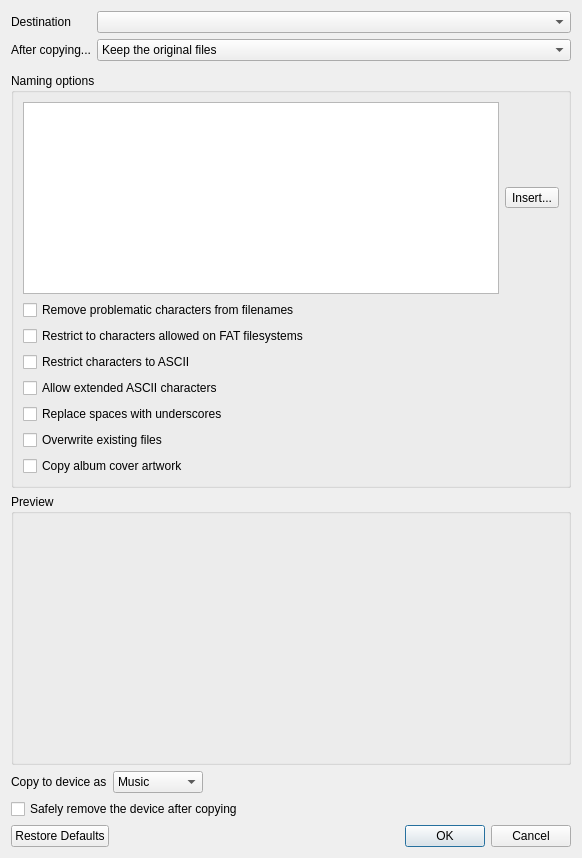
<?xml version="1.0" encoding="UTF-8"?>
<ui version="4.0">
 <class>OrganizeDialog</class>
 <widget class="QDialog" name="OrganizeDialog">
  <property name="geometry">
   <rect>
    <x>0</x>
    <y>0</y>
    <width>582</width>
    <height>858</height>
   </rect>
  </property>
  <property name="windowTitle">
   <string>Organize Files</string>
  </property>
  <property name="windowIcon">
   <iconset resource="../../data/icons.qrc">
    <normaloff>:/icons/64x64/strawberry.png</normaloff>:/icons/64x64/strawberry.png</iconset>
  </property>
  <layout class="QVBoxLayout" name="layout_organizedialog">
   <property name="sizeConstraint">
    <enum>QLayout::SetMinimumSize</enum>
   </property>
   <item>
    <layout class="QFormLayout" name="layout_copying">
     <property name="sizeConstraint">
      <enum>QLayout::SetMinimumSize</enum>
     </property>
     <item row="0" column="0">
      <widget class="QLabel" name="label_destination">
       <property name="text">
        <string>Destination</string>
       </property>
      </widget>
     </item>
     <item row="0" column="1">
      <widget class="QComboBox" name="destination"/>
     </item>
     <item row="1" column="0">
      <widget class="QLabel" name="label_after_copying">
       <property name="text">
        <string>After copying...</string>
       </property>
      </widget>
     </item>
     <item row="1" column="1">
      <widget class="QComboBox" name="aftercopying">
       <item>
        <property name="text">
         <string>Keep the original files</string>
        </property>
       </item>
       <item>
        <property name="text">
         <string>Delete the original files</string>
        </property>
       </item>
      </widget>
     </item>
    </layout>
   </item>
   <item>
    <widget class="FreeSpaceBar" name="free_space" native="true"/>
   </item>
   <item>
    <widget class="QGroupBox" name="groupbox_naming">
     <property name="title">
      <string>Naming options</string>
     </property>
     <layout class="QVBoxLayout" name="verticalLayout">
      <property name="sizeConstraint">
       <enum>QLayout::SetMinimumSize</enum>
      </property>
      <item>
       <layout class="QHBoxLayout" name="horizontalLayout">
        <property name="sizeConstraint">
         <enum>QLayout::SetMinimumSize</enum>
        </property>
        <item>
         <widget class="LineTextEdit" name="naming">
          <property name="toolTip">
           <string>&lt;p&gt;Tokens start with %, for example: %artist %album %title &lt;/p&gt;

&lt;p&gt;If you surround sections of text that contain a token with curly-braces, that section will be hidden if the token is empty.&lt;/p&gt;</string>
          </property>
          <property name="lineWrapMode">
           <enum>QTextEdit::NoWrap</enum>
          </property>
          <property name="acceptRichText">
           <bool>false</bool>
          </property>
         </widget>
        </item>
        <item>
         <widget class="QToolButton" name="insert">
          <property name="text">
           <string>Insert...</string>
          </property>
          <property name="popupMode">
           <enum>QToolButton::InstantPopup</enum>
          </property>
         </widget>
        </item>
       </layout>
      </item>
      <item>
       <widget class="QCheckBox" name="remove_problematic">
        <property name="text">
         <string>Remove problematic characters from filenames</string>
        </property>
       </widget>
      </item>
      <item>
       <widget class="QCheckBox" name="remove_non_fat">
        <property name="text">
         <string>Restrict to characters allowed on FAT filesystems</string>
        </property>
       </widget>
      </item>
      <item>
       <widget class="QCheckBox" name="remove_non_ascii">
        <property name="text">
         <string>Restrict characters to ASCII</string>
        </property>
       </widget>
      </item>
      <item>
       <widget class="QCheckBox" name="allow_ascii_ext">
        <property name="text">
         <string>Allow extended ASCII characters</string>
        </property>
       </widget>
      </item>
      <item>
       <widget class="QCheckBox" name="replace_spaces">
        <property name="text">
         <string>Replace spaces with underscores</string>
        </property>
       </widget>
      </item>
      <item>
       <widget class="QCheckBox" name="overwrite">
        <property name="text">
         <string>Overwrite existing files</string>
        </property>
       </widget>
      </item>
      <item>
       <widget class="QCheckBox" name="albumcover">
        <property name="text">
         <string>Copy album cover artwork</string>
        </property>
       </widget>
      </item>
     </layout>
    </widget>
   </item>
   <item>
    <widget class="QGroupBox" name="groupbox_preview">
     <property name="title">
      <string>Preview</string>
     </property>
     <layout class="QVBoxLayout" name="verticalLayout_3">
      <property name="sizeConstraint">
       <enum>QLayout::SetMinimumSize</enum>
      </property>
      <item>
       <widget class="QStackedWidget" name="preview_stack">
        <property name="currentIndex">
         <number>1</number>
        </property>
        <widget class="QWidget" name="preview_page">
         <layout class="QVBoxLayout" name="verticalLayout_4">
          <property name="spacing">
           <number>0</number>
          </property>
          <property name="sizeConstraint">
           <enum>QLayout::SetMinimumSize</enum>
          </property>
          <property name="leftMargin">
           <number>0</number>
          </property>
          <property name="topMargin">
           <number>0</number>
          </property>
          <property name="rightMargin">
           <number>0</number>
          </property>
          <property name="bottomMargin">
           <number>0</number>
          </property>
          <item>
           <widget class="QListWidget" name="preview"/>
          </item>
         </layout>
        </widget>
        <widget class="QWidget" name="loading_page">
         <layout class="QHBoxLayout" name="horizontalLayout_2">
          <property name="spacing">
           <number>0</number>
          </property>
          <property name="sizeConstraint">
           <enum>QLayout::SetMinimumSize</enum>
          </property>
          <property name="leftMargin">
           <number>0</number>
          </property>
          <property name="topMargin">
           <number>0</number>
          </property>
          <property name="rightMargin">
           <number>0</number>
          </property>
          <property name="bottomMargin">
           <number>0</number>
          </property>
          <item>
           <spacer name="spacer_preview_1">
            <property name="orientation">
             <enum>Qt::Horizontal</enum>
            </property>
            <property name="sizeHint" stdset="0">
             <size>
              <width>264</width>
              <height>20</height>
             </size>
            </property>
           </spacer>
          </item>
          <item>
           <widget class="BusyIndicator" name="loading_indicator" native="true">
            <property name="text" stdset="0">
             <string>Loading...</string>
            </property>
           </widget>
          </item>
          <item>
           <spacer name="spacer_preview_2">
            <property name="orientation">
             <enum>Qt::Horizontal</enum>
            </property>
            <property name="sizeHint" stdset="0">
             <size>
              <width>264</width>
              <height>20</height>
             </size>
            </property>
           </spacer>
          </item>
         </layout>
        </widget>
       </widget>
      </item>
     </layout>
    </widget>
   </item>
   <item>
    <widget class="QWidget" name="media_type_container" native="true">
     <layout class="QHBoxLayout" name="media_type_layout">
      <property name="leftMargin">
       <number>0</number>
      </property>
      <property name="topMargin">
       <number>0</number>
      </property>
      <property name="rightMargin">
       <number>0</number>
      </property>
      <property name="bottomMargin">
       <number>0</number>
      </property>
      <item>
       <widget class="QLabel" name="label_media_type">
        <property name="text">
         <string>Copy to device as</string>
        </property>
       </widget>
      </item>
      <item>
       <widget class="QComboBox" name="media_type">
        <item>
         <property name="text">
          <string>Music</string>
         </property>
        </item>
        <item>
         <property name="text">
          <string>Podcast</string>
         </property>
        </item>
        <item>
         <property name="text">
          <string>Audiobook</string>
         </property>
        </item>
       </widget>
      </item>
      <item>
       <spacer name="media_type_spacer">
        <property name="orientation">
         <enum>Qt::Horizontal</enum>
        </property>
        <property name="sizeHint" stdset="0">
         <size>
          <width>40</width>
          <height>20</height>
         </size>
        </property>
       </spacer>
      </item>
     </layout>
    </widget>
   </item>
   <item>
    <widget class="QCheckBox" name="eject_after">
     <property name="text">
      <string>Safely remove the device after copying</string>
     </property>
    </widget>
   </item>
   <item>
    <widget class="QDialogButtonBox" name="button_box">
     <property name="standardButtons">
      <set>QDialogButtonBox::Cancel|QDialogButtonBox::Ok|QDialogButtonBox::RestoreDefaults</set>
     </property>
    </widget>
   </item>
  </layout>
 </widget>
 <customwidgets>
  <customwidget>
   <class>FreeSpaceBar</class>
   <extends>QWidget</extends>
   <header>widgets/freespacebar.h</header>
   <container>1</container>
  </customwidget>
  <customwidget>
   <class>LineTextEdit</class>
   <extends>QTextEdit</extends>
   <header>widgets/linetextedit.h</header>
  </customwidget>
  <customwidget>
   <class>BusyIndicator</class>
   <extends>QWidget</extends>
   <header>widgets/busyindicator.h</header>
   <container>1</container>
  </customwidget>
 </customwidgets>
 <tabstops>
  <tabstop>destination</tabstop>
  <tabstop>aftercopying</tabstop>
  <tabstop>naming</tabstop>
  <tabstop>insert</tabstop>
  <tabstop>remove_problematic</tabstop>
  <tabstop>remove_non_fat</tabstop>
  <tabstop>remove_non_ascii</tabstop>
  <tabstop>allow_ascii_ext</tabstop>
  <tabstop>replace_spaces</tabstop>
  <tabstop>overwrite</tabstop>
  <tabstop>albumcover</tabstop>
  <tabstop>media_type</tabstop>
  <tabstop>eject_after</tabstop>
  <tabstop>preview</tabstop>
 </tabstops>
 <resources>
  <include location="../../data/data.qrc"/>
  <include location="../../data/icons.qrc"/>
 </resources>
 <connections>
  <connection>
   <sender>button_box</sender>
   <signal>accepted()</signal>
   <receiver>OrganizeDialog</receiver>
   <slot>accept()</slot>
   <hints>
    <hint type="sourcelabel">
     <x>257</x>
     <y>487</y>
    </hint>
    <hint type="destinationlabel">
     <x>157</x>
     <y>274</y>
    </hint>
   </hints>
  </connection>
  <connection>
   <sender>button_box</sender>
   <signal>rejected()</signal>
   <receiver>OrganizeDialog</receiver>
   <slot>reject()</slot>
   <hints>
    <hint type="sourcelabel">
     <x>325</x>
     <y>487</y>
    </hint>
    <hint type="destinationlabel">
     <x>286</x>
     <y>274</y>
    </hint>
   </hints>
  </connection>
 </connections>
</ui>
